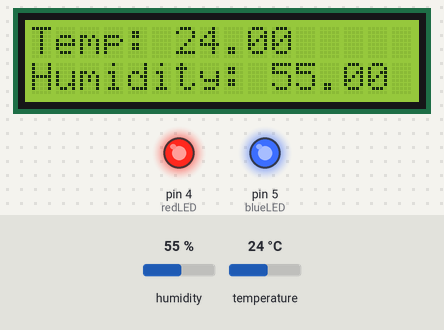
The sketch below on a simulated Arduino Uno, built with avr-gcc and run on an emulated ATmega328P. Shown: 16×2 character LCD, output pins drawn as LEDs (lit = HIGH). The test bench sets the inputs (shaded band); at power-on: humidity 55 %, temperature 24 °C. What the sketch prints to the serial monitor is not drawn.

Above: at 1.2 s.
1.3 s: humidity set to 29 %
At 6.0 s:
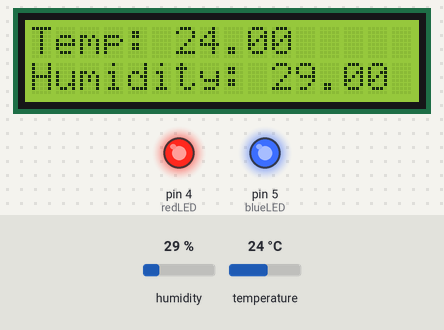
7.3 s: humidity set to 26 %
At 10.8 s:
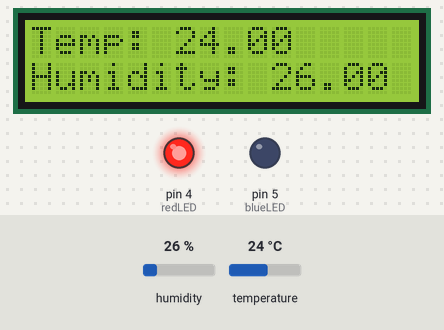
13.3 s: temperature set to 22 °C
At 15.7 s:
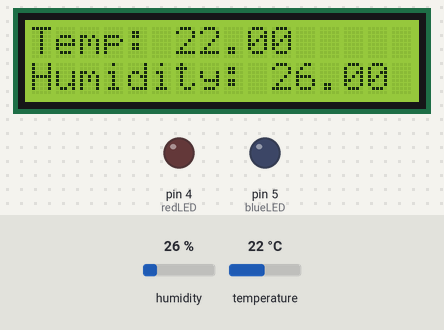
19.3 s: humidity set to 40 %
At 20.6 s:
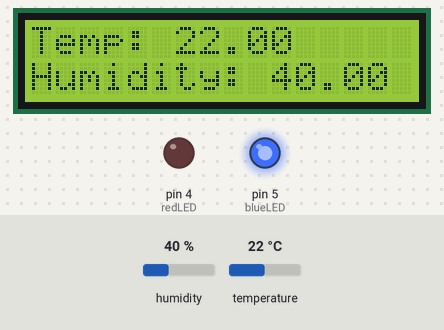
25.3 s: temperature set to 12 °C
At 31.5 s:
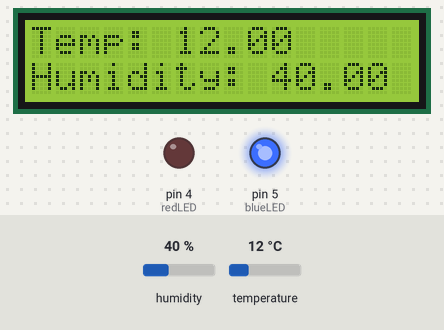
Timing chart, 0 to 32.7 s (numbered marks = the images above; inputs shaded):
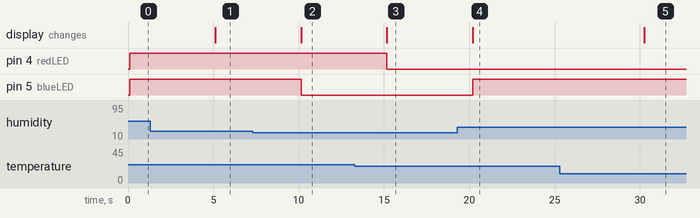

The sketch:

LCD.ino
```cpp
#include <DHT.h>
#include <DHT_U.h>
#include <LiquidCrystal.h>
#define Type DHT11

int TempHumiditySensorPin = 2;
int redLED = 4;
int blueLED = 5;
int rsPin = 8;
int enablePin = 9;
int data4Pin = 10;
int data5Pin = 11;
int data6Pin = 12;
int data7Pin = 13;

LiquidCrystal lcd(rsPin, enablePin, data4Pin, data5Pin, data6Pin, data7Pin);
DHT HumidityTemp(TempHumiditySensorPin, Type);

void setup() {
  // put your setup code here, to run once:
  pinMode(redLED, OUTPUT);
  pinMode(blueLED, OUTPUT);
  lcd.begin(16,2);
  HumidityTemp.begin();
  Serial.begin(9600);
}

void loop() {
  // put your main code here, to run repeatedly:
  float humidity = HumidityTemp.readHumidity();
  float temp = HumidityTemp.readTemperature();

  lcd.setCursor(0, 0);
  lcd.print("Temp: ");
  lcd.print(temp);
  lcd.setCursor(0, 1);
  lcd.print("Humidity: ");
  lcd.print(humidity);

  Serial.print("Humidity is: ");
  Serial.println(humidity);
  Serial.print("Temperature is: ");
  Serial.println(temp);

  if(temp>23)
  {
    digitalWrite(redLED, HIGH);
  }
  else{
    digitalWrite(redLED, LOW);
  }

  if(humidity>=28)
  {
    digitalWrite(blueLED, HIGH);
  }
  else{
    digitalWrite(blueLED,LOW);
  }

  delay(5000);
}
```

Measured:
- the behaviour switches between 28 and 27 % on humidity (found by bisection; images 1 and 2)
- the behaviour switches between 24 and 23 °C on temperature (found by bisection; images 2 and 3)
- after the input at 1.3 s, the display: changes after 3.8 s (image 1)
- after the input at 7.3 s, pin 5 (blueLED): HIGH → LOW after 2.8 s; the display: changes after 2.8 s (image 2)
- after the input at 13.3 s, pin 4 (redLED): HIGH → LOW after 1.9 s; the display: changes after 1.9 s (image 3)
- after the input at 19.3 s, pin 5 (blueLED): LOW → HIGH after 0.91 s; the display: changes after 0.91 s (image 4)
- after the input at 25.3 s, the display: changes after 5.0 s (image 5)
